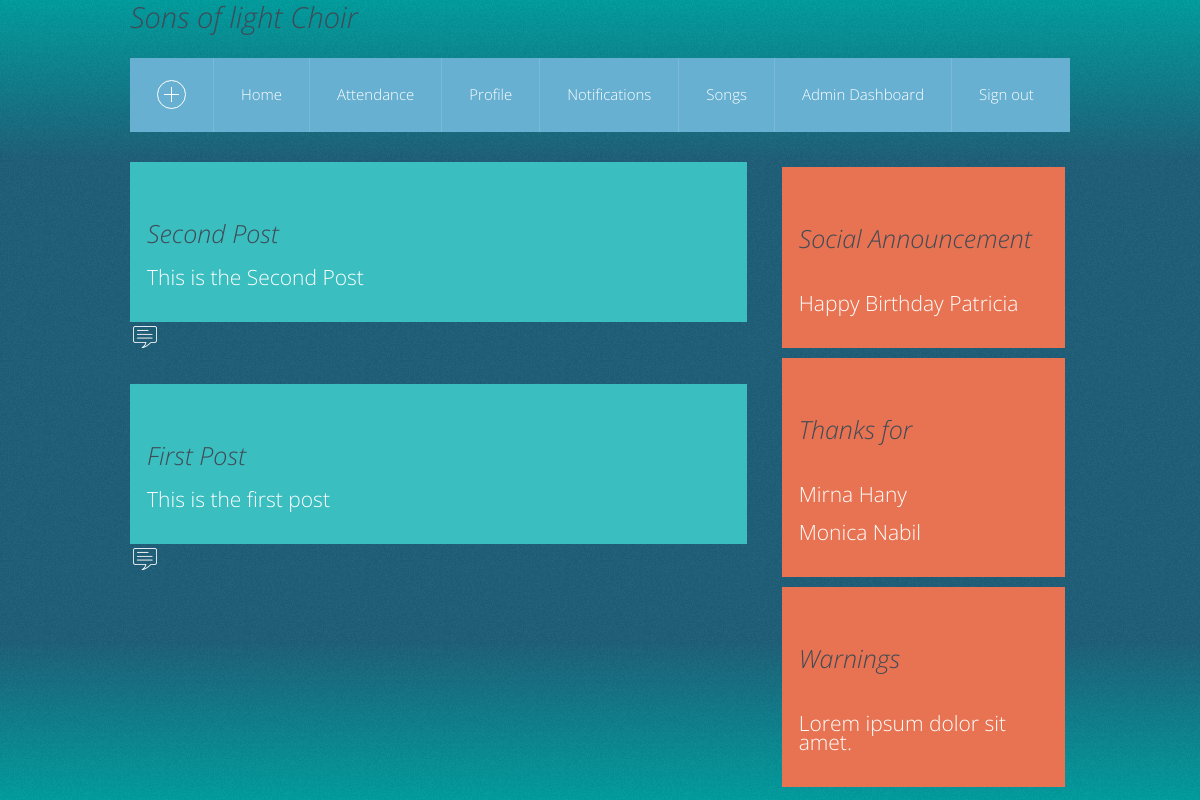
Screenshot of /home.php (signed in) with the database file from the repository.
### tables this page shows
CREATE TABLE IF NOT EXISTS `post` (
  `id` int(11) NOT NULL AUTO_INCREMENT,
  `title` varchar(100) NOT NULL,
  `content` varchar(900) NOT NULL,
  `date` date NOT NULL,
  `time` time NOT NULL,
  PRIMARY KEY (`id`)
);

### home.php (the view, shortened to what this page needs)
<!doctype html>
<html lang="en" class="no-js">
<head>
<link href="css/bootstrap.css" media="screen" rel="stylesheet">
<link href="style.css" media="screen" rel="stylesheet">
<link href="animate.css" media="screen" rel="stylesheet">
</head>
<body>
    <div class="body_wrap">
        <div class="container">
            <?php require_once('menu.php');?>
			<?php
			$query="SELECT * FROM `post` ORDER BY id DESC";
			$data=mysql_query($query);
			?>
		<div class="row">
			<div class="col-md-8">
				<div class="inner">
				<?php while($post=mysql_fetch_array($data)):?>
					<div class="grid-menu clearfix">
						<div class="grid-box grid-box-large">
							<a href="#" class="boxed boxed-turquoise">
							<h2><b><?php echo $post['title'];?></b></h2>
							<p>	<?php echo $post['content'];?> </p>
							</a>
							<span><i class="icon-menu icon-menu-2"><a href="post.php?postID=<?php echo $post['id'];?>"></a></i></span>
						</div>
					</div>
					<?php endwhile;?>
				</div>
			</div>
			<div class="col-md-4">
				<div class="grid-box grid-box-large">
					<a href="#" class="boxed boxed-red">
					<h2>Social Announcement </h2>
					<br>
					<p>Happy Birthday Patricia</p>
					</a>
				</div>
				</div>
				<div class="col-md-4">
				<div class="grid-box grid-box-large">
					<a href="#" class="boxed boxed-red">
					<h2> Thanks for </h2>
					<br>
					<p>Mirna Hany<br/>
					<br/>
						Monica Nabil
					</p>
					</a>
				</div>
		</div>
		<div class="col-md-4">
				<div class="grid-box grid-box-large">
					<a href="#" class="boxed boxed-red">
					<h2>Warnings  </h2>
					<br>
					<p>Lorem ipsum dolor sit amet.</p>
					</a>
				</div>
		</div>
		</div>
    </div>
	</div>
</body>
</html>

### rows the page displays
post: title "Second Post", content "This is the Second Post"
post: title "First Post", content "This is the first post"
